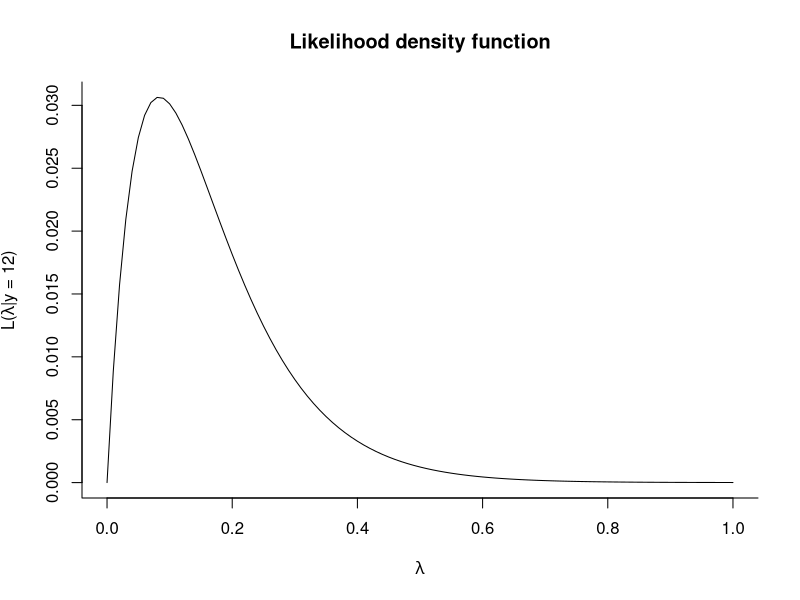
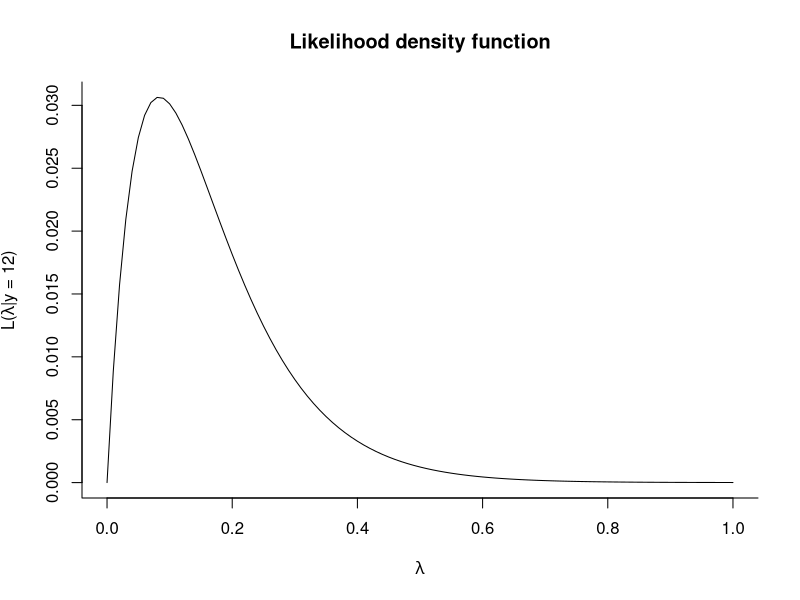
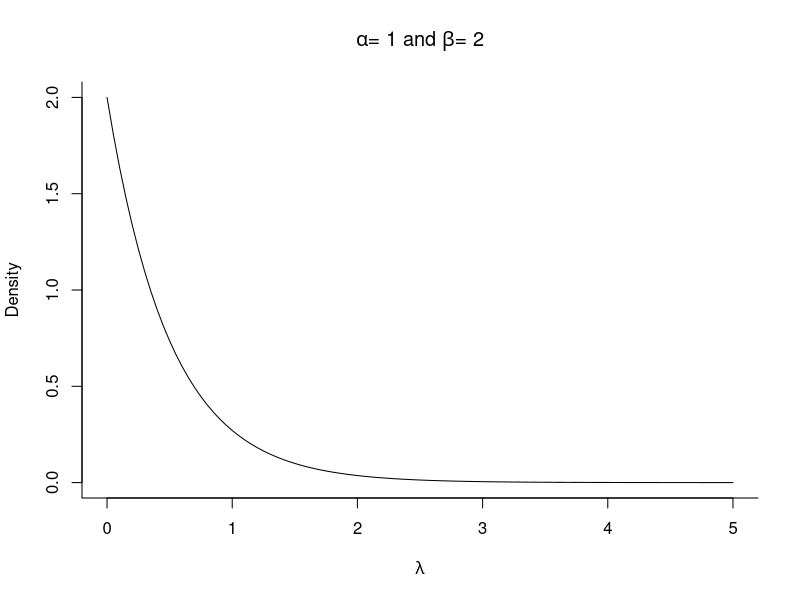
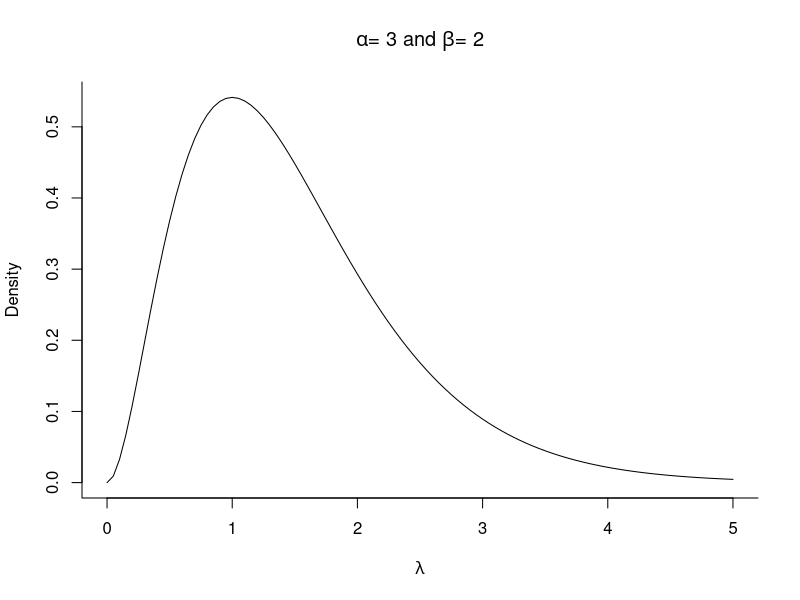
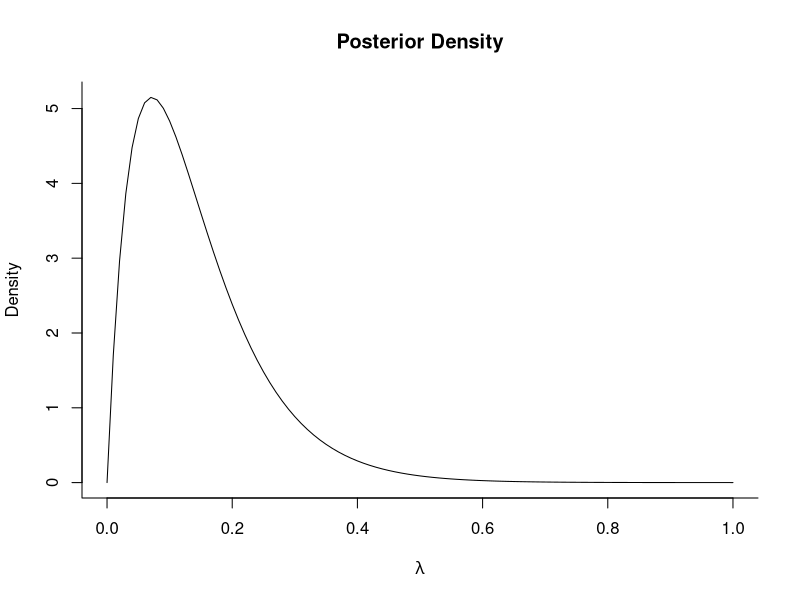
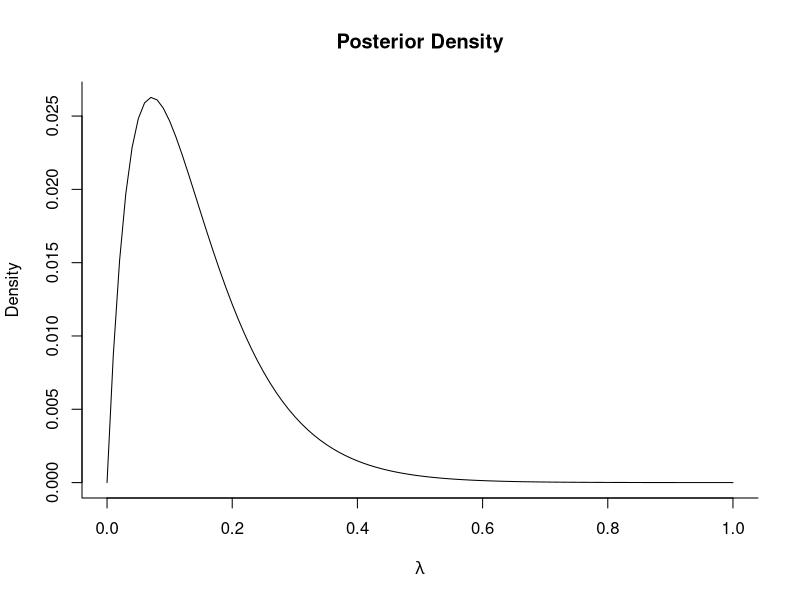

These figures' R source, in order:
##################################################################
##################################################################
# Gov 2001/1002/E-2001 Section 3
# 2-11-15
# Soledad Artiz Prillaman
##################################################################
##################################################################

# Clear our workspace
rm(list=ls())


####################################
####### Likelihood Inference #######
####################################

####################################
## PLOTTING THE LIKELIHOOD

# dexp provides the PDF of the exponential distribution
# If we set x to be 12 and lambda to be .25,
# then p(y | lambda) =
dexp(x = 12, rate = .25, log=FALSE)

# To plot the likelihood, we can plot the PDF for different
#  values of lambda
# The curve function plots the inputted function 
#	with respect to what you label as x.
# 	This means that the function you put in will be on the y-axis
#	and what you specify as x will be on the x-axis.
curve(dexp(12, rate = x), 
      xlab = expression(lambda),
      ylab = expression(paste("L(", lambda, "|y = 12)", sep = "")),
      bty = "l",
      main = "Likelihood density function",
      xlim = c(0,1))


# OR we can write a function for L( lambda | y) 
#  The inputs are lambda and y (our data)
likelihood <- function(lambda, y){
  lambda * exp(-lambda * y)
}

# We can use curve to plot this likelihood function
curve(likelihood(lambda = x, y = 12),
      xlab = expression(lambda),
      ylab = expression(paste("L(", lambda, "|y = 12)", sep = "")),
      bty = "l",
      main = "Likelihood density function",
      xlim = c(0,1))


####################################
######## Bayesian Inference ########
####################################

####################################
## PLOTTING THE PRIOR

# dgamma provides the PDF of the gamma distribution
# To plot the prior, we can plot the PDF for different
#  values of lambda
## Plot our Prior with alpha = 1 and beta = 2
curve(dgamma(x, shape = 1, rate = 2), 
      xlab = expression(lambda),
      ylab = "Density",
      bty = "l",
      main = expression(paste(alpha, "= 1 and ", beta, "= 2", sep = "")),
      xlim = c(0,5))

## Plot our Prior with alpha = 3 and beta = 2
curve(dgamma(x, shape = 3, rate = 2), 
      xlab = expression(lambda),
      ylab = "Density",
      bty = "l",
      main = expression(paste(alpha, "= 3 and ", beta, "= 2", sep = "")),
      xlim = c(0,5))

####################################
## PLOTTING THE POSTERIOR

# dgamma provides the PDF of the gamma distribution
# To plot the posterior, we can plot the PDF for different
#  values of lambda
# Plot our Posterior with alpha = 1 and beta = 2
#   ==> Gamma(2, 14)
curve(dgamma(x, shape = 2, rate = 14), 
      xlab = expression(lambda),
      ylab = "Density",
      bty = "l",
      main = "Posterior Density",
      xlim = c(0,1))


# OR we can write a function for p( lambda | y) 
#  The inputs are lambda, y (our data), beta, and alpha 
posterior.propto <- function(lambda, y, beta, alpha){
  lambda^alpha * exp(-lambda * (beta + y))
}

# We can use curve to plot this likelihood function
# Let's set alpha = 1 and beta = 2
# Note that this is not our PDF because we have ommitted 
#   the constants
curve(posterior.propto(lambda = x, y = 12, alpha = 1, beta = 2),
      xlim = c(0,1),
      xlab = expression(lambda),
      ylab = "Density",
      main = "Posterior Density",
      bty = "l")


####################################
## SUMMARIZING THE POSTERIOR

## Mean of Posterior

# 1. We can simulate to get the mean of the posterior
# Again let's assume that alpha is 1 and beta is 2
# Draw 10000 values from a Gamma(2, 14) distribution
# then calculate the mean
sim.posterior <- rgamma(10000, shape = 2, rate = 14)
mean(sim.posterior)

# Or we can calculate this analytically because the mean of a gamma is alpha / beta
mean <- 2/14


## Probability that lambda is between .2 and .4

# 1. We can integrate our proportional function and divide this by the total area from our proportional function
# We have to divide by the total density of our function because of the ommitted constants
density1 <- integrate(posterior.propto,
                     alpha = 1,
                     beta = 2,
                     y = 12,
                     lower = .2,
                     upper = .4)

total.density <- integrate(posterior.propto,
                           alpha = 1,
                           beta = 2,
                           y = 12,
                           lower = 0,
                           upper = 100)

density1$value / total.density$value # 0.2067


# 2. Or we can calculate this directly because we know the functional form of the posterior:
pgamma(.4, shape = 2, rate = 14) - pgamma(.2, shape = 2, rate = 14) # 0.2067



####################################
########## Neyman-Pearson ##########
####################################

####################################
## CALCULATING P-VALUES

# create a population with mean 12, sd 4
pop <- rnorm(n=1e6, mean=12, sd=4)

# draw a single sample of size 100 from population
my.sample <- sample(pop, size=100, replace=T)

# calculate our test statistic
# this is a test statistic for the sample mean 
#  as an estimator of the true mean (which we set to be 12)
test.statistic <- mean(my.sample) /(sd(my.sample)/10)

# find the p-value
p.value <- 2*(1-pnorm(test.statistic))
p.value